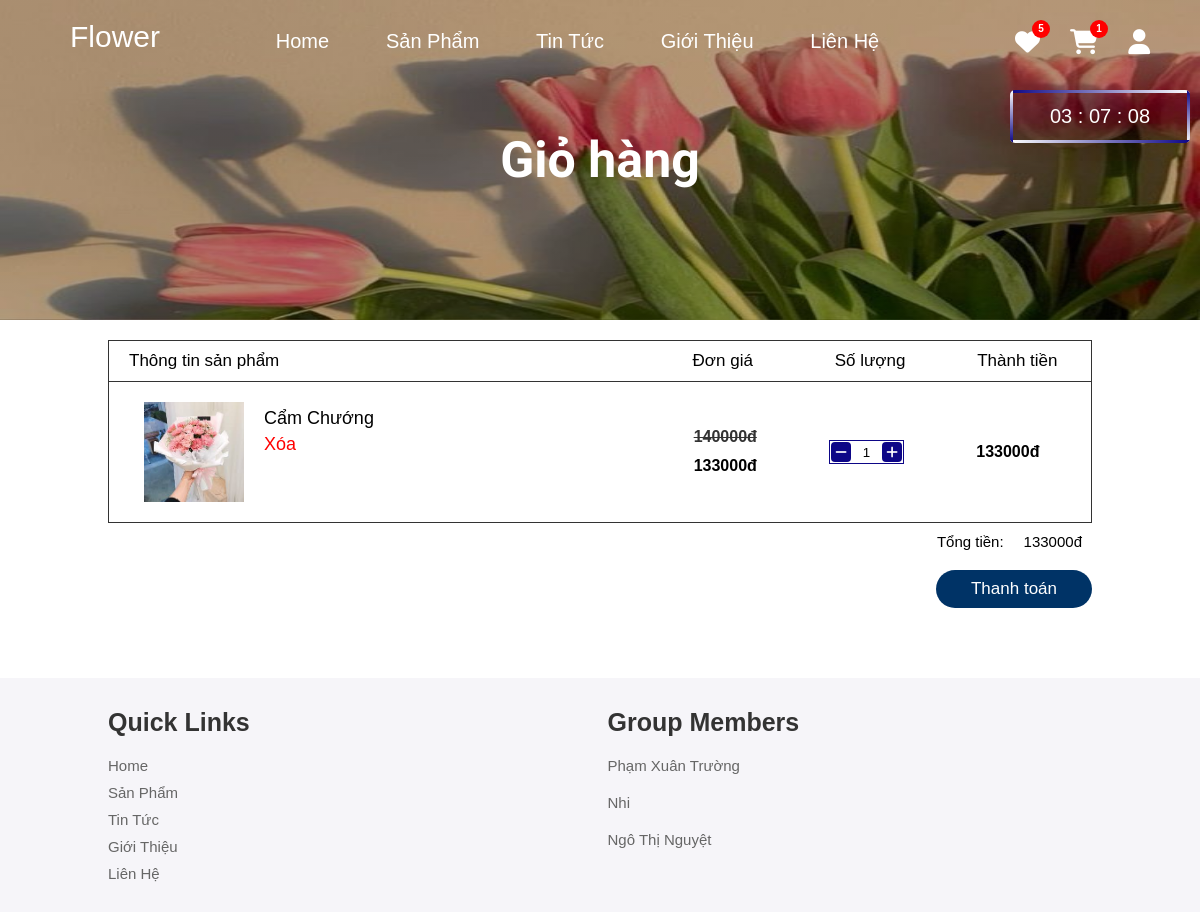
The page /src/cart.php (signed in) on the database as committed earlier.
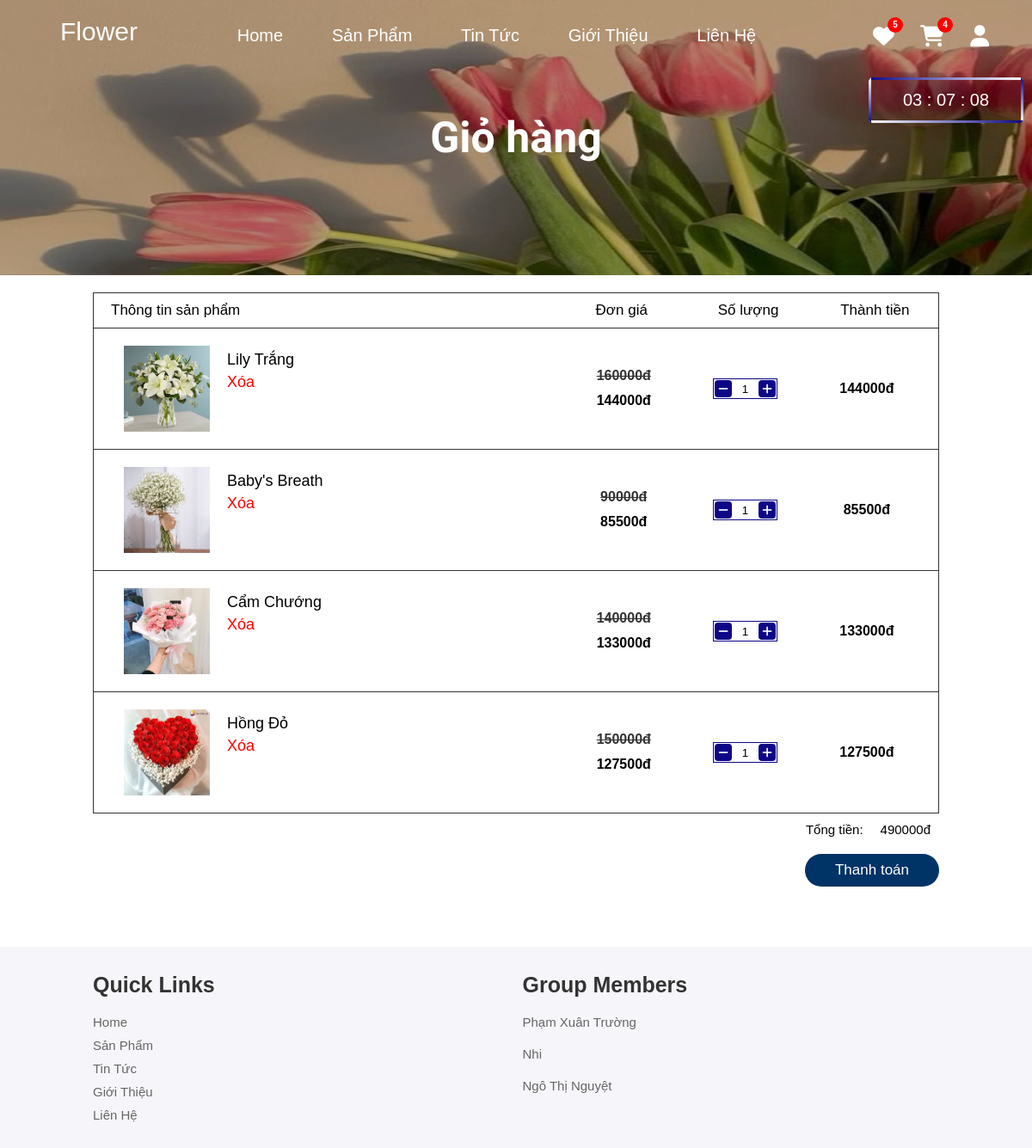
The same page on the database as committed later.
### tables this page shows
CREATE TABLE `spcart` (
  `id` int(11) NOT NULL,
  `flower_id` int(11) NOT NULL,
  `user_id` int(11) NOT NULL,
  `quantity` int(11) NOT NULL
);

CREATE TABLE `flowers` (
  `flower_id` int(11) NOT NULL,
  `name` varchar(100) NOT NULL,
  `description` text DEFAULT NULL,
  `price` decimal(10,2) NOT NULL,
  `discount` int(11) NOT NULL,
  `stock` int(11) NOT NULL,
  `image_url` varchar(255) DEFAULT NULL,
  `category_id` int(11) DEFAULT NULL
);

### src/cart.php (the view, shortened to what this page needs)
<?php
    @include("../DB/connection.php");
    $user_id = $_SESSION['user_id'];
    $sql = "SELECT p.*,s.id ,s.quantity FROM flowers p join spcart s on p.flower_id = s.flower_id where s.user_id = $user_id";
    $result = $conn->query($sql);
    $products1 = [];
    if ($result && $result->num_rows > 0) {
        while($row = $result->fetch_assoc()) {
            $products1[] = $row;
        }
    }
?>
<!DOCTYPE html>
<html lang="en">
<head>
    <link rel="stylesheet" href="https://cdnjs.cloudflare.com/ajax/libs/font-awesome/6.6.0/css/all.min.css">
    <link rel="stylesheet" href="../css/trangchu.css">
    <link rel="stylesheet" href="../css/products.css">
    <link rel="stylesheet" href="../css/cart.css">
    <link rel="stylesheet" href="https://cdnjs.cloudflare.com/ajax/libs/Swiper/3.4.2/css/swiper.css">
    <link rel="stylesheet" href="https://cdnjs.cloudflare.com/ajax/libs/Swiper/3.4.2/css/swiper.min.css">
</head>
<body>
<?php @include("header.php");?>
    <section id="thanhtoan">
        <?php if ($products1): ?>
        <div class="giohang-title">
            <span class="fl-55">Thông tin sản phẩm</span>
            <span class="fl-15">Đơn giá</span>
            <span class="fl-15">Số lượng</span>
            <span class="fl-15">Thành tiền</span>
        </div>
        <div class="giohang-items">
                <div class="items">
                    <?php foreach($products1 as $product):?>
                    <div class="item">
                        <div class="item-image info fl-55">
                            <?php echo '<img src="../images/img_products/'.$product['image_url'].'" alt="">';?>
                            <div>
                                <p><?php echo $product['name']?></p>
                                <button <?php echo 'data-id="'.$product['id'].'"';?> class="del">
                                    <p>Xóa</p>
                                </button>
                            </div>
                        </div>
                        <div class="info fl-15" style="flex-direction: column">
                            <span style="text-decoration: line-through!important;color:#333;"><?php echo ($product['price'] * 1);?>đ</span>
                            <span><?php echo ($product['price'] * (1 -$product['discount']/100) );?>đ</span>
                        </div>
                        <div class="info fl-15">
                            <div class="tt-form flex">
                            <input <?php echo 'data-id="'.$product['flower_id'].'"';?> oninput="limitInput(this)" class="inpsl" type="number" name="" <?php echo'value="'.$product['quantity'].'"';?> min="1" max="999" required>
                                    <button <?php echo 'data-id="'.$product['flower_id'].'"';?> <?php echo 'data-input="'.$product['quantity'].'"';?> class="minus"><i class="fa-solid fa-minus"></i></button>
                                    <button <?php echo 'data-id="'.$product['flower_id'].'"';?> <?php echo 'data-input="'.$product['quantity'].'"';?> class="plus"><i class="fa-solid fa-plus"></i></button>
                            </div>
                        </div>
                        <div class="info fl-15">
                            <span><?php echo ($product['price'] *(1-$product['discount']/100) *  $product['quantity']);?></span><span>đ</span>
                        </div>
                    </div>
                <?php endforeach;?>
                </div>
                <div class="total right">
                    <p>Tổng tiền: </p>
                    <span class="tt-price"><?php echo $total;?>đ</span>
                </div>
                <div class="flex right"><button class="btn" id="button-tt">Thanh toán</button></div>
            </div>
            <?php else: ?>
                <h3>Không có sản phẩm nào.</h3>
            <?php endif; ?>
    </section>
    <?php @include("footer.php");?>
</body>
</html>

### src/header.php (shortened to what this page needs)
<?php
@include("../DB/connection.php");
$user_id = $_SESSION['user_id'];
    $carts_length = 0;
    $sql = "SELECT p.*, s.id,s.quantity FROM flowers p join spcart s on p.flower_id = s.flower_id where s.user_id = $user_id";
    $result = $conn->query($sql);
    if ($result && $result->num_rows > 0) {
        while($row = $result->fetch_assoc()) {
            $carts_length += $row['quantity'];
        }
    }
    $favourites = mysqli_query($conn, "SELECT * FROM `favourites` where user_id = $user_id") or die('query failed');
    $favourites_length = mysqli_num_rows($favourites);
    $sql1 = "SELECT SUM(p.price *(1 - p.discount/100) * c.quantity) AS total
        FROM spcart c
        JOIN flowers p ON c.flower_id = p.flower_id WHERE c.user_id = $user_id;";
    $result1 = $conn->query($sql1);
    if ($result1->num_rows > 0) {
        $row = $result1->fetch_assoc();
        $total = $row['total'] * 1;
    }
?>
<div id="clock">
    <span id="hour" class="hand"></span>
    <span id="minute" class="hand"></span>
    <span id="second" class="hand"></span>
    <span class="border-tops"></span>
    <span class="border-rights"></span>
    <span class="border-bottoms"></span>
    <span class="border-lefts"></span>
</div>
<header id="header">
    <a href="#" class="logo">flower</a>
    <nav class="navbar">
        <a href="home.php#home">home</a>
        <a href="products.php">Sản phẩm</a>
        <a href="news.php">Tin tức</a>
        <a href="introduce.php">Giới thiệu</a>
        <a href="home.php#contact">Liên hệ</a>
    </nav>
    <div class="icons flex">
        <div><a id="favourites" href="favourites.php" class="fas fa-heart"><?php echo '<span>'.$favourites_length.'</span>';?></a></div>
        <div class="dr dr-tt" id="carts">
            <a href="cart.php" class="fas fa-shopping-cart"><?php echo '<span>'.$carts_length.'</span>';?></a>
        </div>
        <div class="dr dr-user"><a href="" class="fas fa-user"></a>
        </div>
    </div>
</header>
<div class="home non-display" id="home">
    <div class="bgr-opacity bgr-unit"></div>
    <div class="slide slide-unit">
        <img class="img" src="../images/bgrHome1.jpg" alt="">
        <div class="absolute flex title">
            <h3 id="title_page"></h3>
        </div>
    </div>
</div>

### src/footer.php
<section class="footer">
    <div class="box-container">
        <div class="ft-box">
            <h2>quick links</h2>
            <div><a href="home.php#home">home</a></div>
            <div>        <a href="products.php">Sản phẩm</a></div>
            <div>        <a href="news.php">Tin tức</a></div>
            <div>        <a href="introduce.php">Giới thiệu</a></div>
            <div>        <a href="home.php#contact">Liên hệ</a></div>
        </div>
        <div class="ft-box">
            <h2>group members</h2>
            <p>Phạm Xuân Trường</p>
            <p>Nhi</p>
            <p>Ngô Thị Nguyệt</p>
        </div>
    </div>
</section>

### css/trangchu.css (style rules this page uses)
:root { --blue:#003366; --blue-color: #0d0687; --start-linear: #0d0687; --end-linear : white; --active-color: #0d0687; }
* { box-sizing: border-box; font-family: 'Quicksand', sans-serif; margin: 0; padding: 0; box-sizing: border-box; outline: none; border: none; text-decoration: none!important; transition: .2s linear; }
h3 { font-family: 'Playball'; font-size: 3rem; }
html { font-size: 62.5%; scroll-behavior: smooth; scroll-padding-top: 6rem; overflow-x: hidden; }
header { --start-linear: #0d0687; text-transform: capitalize; display: flex!important; background: transparent; width: 100%; position: absolute; justify-content: space-between; padding: 2rem 4rem; z-index: 9999; }
section { padding: 2rem 9%; }
.bgr-opacity { background: linear-gradient(to bottom, #0c0c0c, #000000); opacity: 0.3; z-index: 1; position: absolute; left: 0; width: 100vw; height: 100vh; }
header .logo { font-size: 3rem; padding-left: 3rem; color: #fff; }
header .navbar { margin-top:1rem; }
header .navbar a { color: #fff; margin: 0 2.5rem; padding: .2rem; font-size: 2rem; align-items: center; }
header .icons a { color: #fff; position: relative; padding: 1rem; padding-left: 2rem; font-size: 2.5rem; }
header .icons a span { position: absolute; width: 1.8rem; height: 1.8rem; text-align: center; align-items: center; display: flex; justify-content: center; top: 0; right: 0; font-size: 1rem; border-radius: 50%; background-color: red; color: #fff; }
:where(header,.home) a:visited { color: #fff; }
.home .slide { position: relative; width: 100%; height: 100vh; }
.btn { display: inline-block; margin-top: 1rem; border-radius: 5rem; background: var(--blue); color: #fff; padding: .9rem 3.5rem; cursor: pointer; font-size: 1.7rem }
.dr { position: relative; }
.items .item { display: flex; }
.items .item .item-image { display: flex; width: 100px!important; height: 100px; flex: 30%; }
.items .item .item-image img { width: 100%; height: 100%; }
.items .item .info { flex: 70%; width: 100%; padding-left: 15px; line-height: 1.8; }
.items .item .info p { font-size: 15px; }
.items .item .info .flex { justify-content: space-between }
.items .item .info .del { background: none; color: red; }
.items .item .info .tt-form { position: relative; width: 75px; height: 24px; border: 1px solid var(--blue-color); }
.items .item .info .tt-form .inpsl { text-align: center; }
.items .item .info .tt-form button { position: absolute; background-color: var(--blue-color); color: white; border-radius: 4px; width: 20px; height: 20px; margin: 1px; cursor: pointer; }
.items .item .info .tt-form .plus { right: 0; }
.items .item .info .tt-form input { width: 100%; height: 100%; }
.total { display: flex; font-size: 15px; justify-content: space-between; padding: 10px; }
.flex { display: flex; justify-content: center; align-items: center; }
.footer { margin-top: 5rem; background-color: #f6f5f9; }
.footer .box-container { display: flex; flex-wrap: wrap; gap: 1.5rem; text-transform: capitalize; }
.footer .box-container .ft-box { flex: 1 1 35rem; }
.footer .box-container .ft-box h2 { color: #333; font-size: 2.5rem; padding: 1rem 0; }
.footer .box-container .ft-box div { margin: 1rem 0; }
.footer .box-container .ft-box a { color: #666; font-size: 1.5rem; padding: 1rem 0; }
.footer .box-container .ft-box p { color: #666; font-size: 1.5rem; padding: 1rem 0; display: block; }
#clock { position: fixed; font-size: 20px; width: 180px; padding: 15px 20px!important; top: 90px; right: 10px; overflow: hidden; border-radius: 5px; z-index: 999; text-align: center; color: #fff; }
.border-tops { position: absolute; top: 0; right: 0; width: 100%; height: 3px; background: linear-gradient(to right,var(--blue-color),var(--end-linear)); animation: animate-border-top 2s linear infinite; }
.border-bottoms { position: absolute; bottom: 0; right: 0; width: 100%; height: 3px; background: linear-gradient(to left,var(--blue-color),var(--end-linear)); animation: animate-border-bottom 2s linear infinite; }
.border-rights { position: absolute; top: 0; right: 0; height: 100%; width: 3px; background: linear-gradient(to bottom,var(--blue-color),var(--end-linear)); animation: animate-border-right 2s linear infinite; animation-delay: 1s; }
.border-lefts { position: absolute; top: 0; left: 0; height: 100%; width: 3px; background: linear-gradient(to top,var(--blue-color),var(--end-linear)); animation: animate-border-left 2s linear infinite; animation-delay: 1s; }

Rows that differ between the two databases and show on the page:
added spcart: flower.image_url (picture), flower.name "Lily Trắng", $product['price']*1 "160000", $product['price']*(1-$product['discount']/100) "144000", quantity "1", $product['price'] *(1-$product['discount']/100) *  $product['quantity'] "144000"
added spcart: flower.image_url (picture), flower.name "Baby's Breath", $product['price']*1 "90000", $product['price']*(1-$product['discount']/100) "85500", quantity "1", $product['price'] *(1-$product['discount']/100) *  $product['quantity'] "85500"
added spcart: flower.image_url (picture), flower.name "Hồng Đỏ", $product['price']*1 "150000", $product['price']*(1-$product['discount']/100) "127500", flower+quantity "1", $product['price'] *(1-$product['discount']/100) *  $product['quantity'] "127500"
Other text that changed with them:
$carts_length: "1" → "4"
$total: "133000" → "490000"
